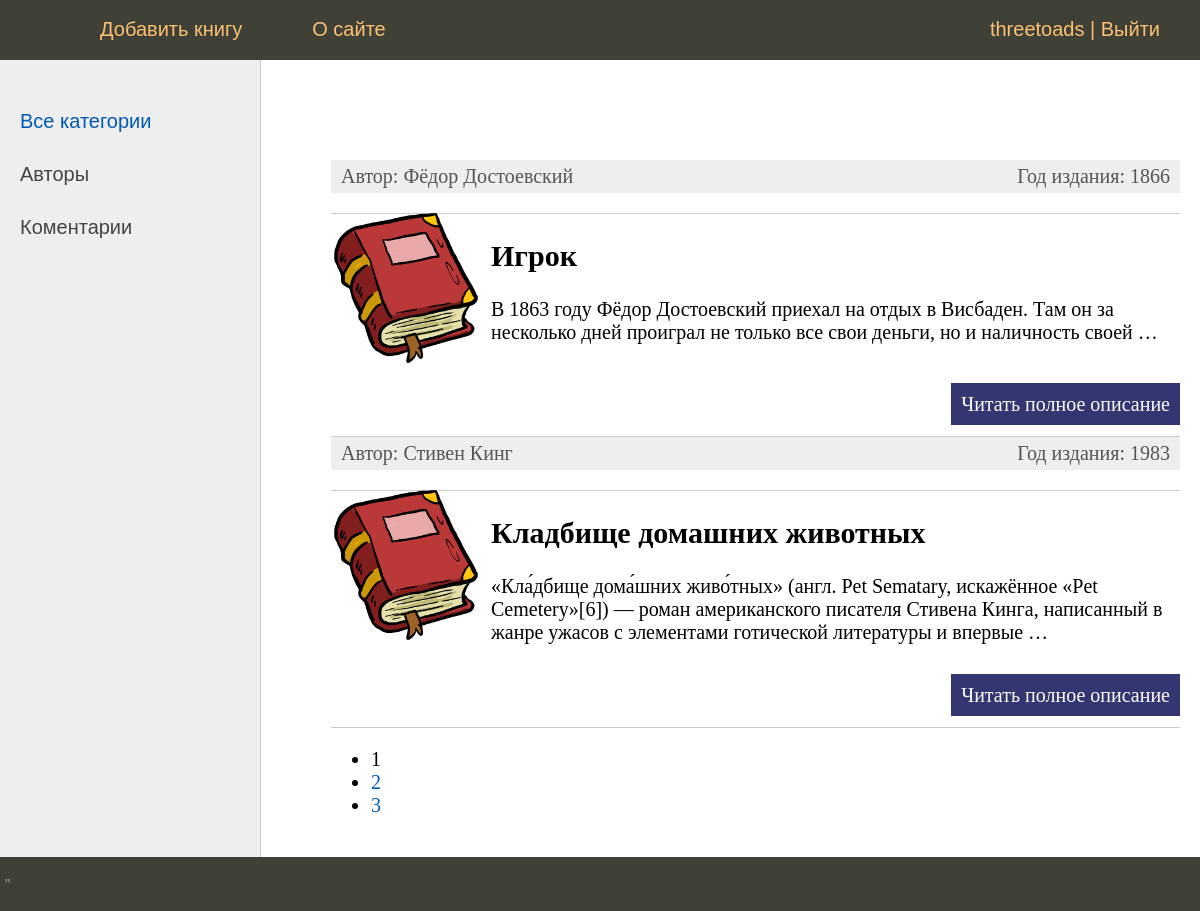
/catalog/ (signed in), run on the app's committed database.
### mainlibsite/models.py (models this page shows, shortened)
class Books(models.Model):
    name = models.CharField(max_length=200)
    author = models.ForeignKey(Author, on_delete=models.SET_NULL, null=True)
    slug = models.SlugField(max_length=255, unique=True, verbose_name='URL')
    year_publish = models.IntegerField(default=0)
    short_info = models.TextField(max_length=2000)
    image_book = models.ImageField(upload_to='media/images/')
    def get_absolute_url(self):
        return reverse('book', kwargs={'book_slug': self.slug})
    class Meta:
        verbose_name = 'Список книг'
        verbose_name_plural = 'Список книг'
        ordering = ['name', 'author']

class Author(models.Model):
    name_author = models.CharField(max_length=100)
    data_of_birth = models.DateField(null=True, blank=True)
    info_about_author = models.TextField(max_length=1000)
    slug = models.SlugField(max_length=255, unique=True, verbose_name='URL')
    def __str__(self):
        return self.name_author

### mainlibsite/views.py (the view)
# urls.py: path('', LibraryHome.as_view(), name='home'),
class LibraryHome(DataMixin, ListView):
    paginate_by = 2
    model = Books
    template_name = 'mainlibsite/index.html'
    context_object_name = 'books'
    def get_context_data(self, *, object_list=None, **kwargs):
        context = super().get_context_data(**kwargs)
        c_def = self.get_user_context(title='Главная страница')
        return dict(list(context.items()) + list(c_def.items()))

### mainlibsite/utils.py (called while the page is built)
    def get_user_context(self, **kwargs):
        context = kwargs
        user_menu = menu.copy()
        if not self.request.user.is_authenticated:
            user_menu.pop(0)
        context['menu'] = user_menu
        return context

### mainlibsite/templates/mainlibsite/index.html (shortened to what this page needs)
{% extends 'mainlibsite/base_generic.html' %}
{% block content %}
<ul class="list-articles">
    {% for p in books %}
    <li>
        <div class="article-panel">
            <p class="first">Автор: {{p.author}}</p>
            <p class="last">Год издания: {{p.year_publish}}</p>
        </div>
        {% if p.image_book %}
        <p><img class="img-article-left thumb" src="{{p.image_book.url}}"></p>
        {% endif %}
    <li><h2>{{p.name}}</h2>
        {% autoescape on %}
        {{p.short_info|linebreaks|truncatewords:25}}
        {% endautoescape %}
        <p class="link-read-post"><a href="{{ p.get_absolute_url }}">Читать полное описание</a></p>
    </li>
    {% endfor %}
</ul>
{% endblock %}

### mainlibsite/templates/mainlibsite/base_generic.html (shortened to what this page needs)
<!DOCTYPE html>
{% load static %}
<html>
<head>
    <link type="text/css" href="{% static 'mainlibsite/css/styles.css' %}" rel="stylesheet"/>
</head>
<body>
<table class="table-page" border=0 cellpadding="0" cellspacing="0">
    <tr>
        <td valign=top>
            {% block mainmenu %}
            <div class="header">
                <ul id="mainmenu" class="mainmenu">
                    <li class="logo"><a href="{% url 'home' %}">
                        <div class="logo"></div>
                    </a></li>
                    {% for m in menu %}
                    <li><a href="{% url m.url_name %}">{{m.title}}</a></li>
                    {% endfor %}
                    {% if request.user.is_authenticated %}
                    <li class="last">{{ user.username }} | <a href="{% url 'logout' %}">Выйти</a></li>
                    {% else %}
                    <li class="last"><a href="{% url 'register' %}">Регистрация</a> | <a
                            href="{% url 'login' %}">Войти</a></li>
                    {% endif %}
                </ul>
            </div>
            {% endblock mainmenu %}
            <table class="table-content" border=0 cellpadding="0" cellspacing="0">
                <tr>
                    <td valign="top" class="left-chapters">
                        <ul id="leftchapters">
                            <li class="selected">Все категории</li>
                            <li><a href="#">Авторы</a></li>
                            <li><a href="#">Коментарии</a></li>
                        </ul>
                    </td>
                    <td valign="top" class="content">
                        <div class="content-text">
                            {% block content %}
                            {% endblock %}
                            <nav class="list-pages">
                                <ul>
                                    {% for p in paginator.page_range %}
                                    {% if page_obj.number == p %}
                                    <li class="page-num page-num-selected">{{ p }}</li>
                                    {% else %}
                                    <li class="page-num">
                                        <a href="?page={{ p }}">{{ p }}</a>
                                    </li>
                                    {% endif %}
                                    {% endfor %}
                                </ul>
                            </nav>
                        </div>
                    </td>
                </tr>
            </table>
        </td>
    </tr>
    <tr>
        <td valign=top>
            <div id="footer">
                <p>''</p>
            </div>
        </td>
    </tr>
</table>
</body>
</html>

### mainlibsite/static/mainlibsite/css/styles.css (style rules this page uses)
html, body { font-family: 'Arial'; margin: 0; padding: 0; height: 100%; width: 100%; color: #444; }
a { color: #0059b2; text-decoration: none; }
img { max-width: 600px; height: auto; }
img.img-article-left { max-width: 300px; height: auto; float: left; padding: 0 10px 10px 0; }
img.img-article-left.thumb { max-width: 150px; height: auto; }
p.link-read-post { text-align: right; }
p.link-read-post a { padding: 10px; min-width: 100px; background: #333671; color: #fff; text-decoration: none; }
div.article-panel { background: #eee; padding: 5px 10px 5px 10px; box-sizing: border-box; overflow: hidden; color: #555; }
div.article-panel p.first { margin: 0; float: left; }
div.article-panel p.last { margin: 0; float: right; }
ul.list-articles { list-style: none; margin: 0; padding: 0; }
ul.list-articles li { border-bottom: 1px solid #ccc; }
.table-page { width: 100%; height: 100%; vertical-align: top; }
.table-page tr { height: 100%; }
.header { background: #3F4137; height: 60px; }
.logo { background: url('../images/logo.png') no-repeat 10px 5px; width: 70px; height: 60px; }
ul.mainmenu { list-style: none; margin: 0; padding: 0; height: 60px; color: #fdc073; font-size: 20px; overflow: hidden; }
ul.mainmenu li { float: left; margin: 18px 40px 0 30px; }
ul.mainmenu li.logo { margin: 0; }
ul.mainmenu li.last { float: right; }
ul.mainmenu li a { color: #fdc073; text-decoration: none; }
.table-content { width: 100%; min-height: 100%; height: 100%; }
.left-chapters { margin: 0; background: #eee; border-right: 1px solid #ccc; min-height: 100%; }
.left-chapters ul { width: 230px; min-height: 100%; margin: 0; padding: 20px 10px 10px 20px; list-style: none; font-size: 20px; }
.left-chapters ul li { margin: 30px 0 0 0; color: #999; }
.left-chapters ul li.selected { color: #0059b2; }
.left-chapters ul li a { color: #444; text-decoration: none; }
.content { padding: 40px 20px 20px 40px; width: 100%; box-sizing: border-box; }
.content-text { margin: 60px 0 0 30px; color: #000; font-size: 20px; font-family: Yandex Sans Display Light; }
#footer { box-sizing: border-box; background: #3F4137; padding: 5px; color: #aaa; font-size: 14px; font-family: Verdana, Geneva, Arial, Helvetica; text-align: left; overflow: hidden; }

### data on the page
Books: author "Фёдор Достоевский", year_publish "1866", image_book (picture), name "Игрок", short_info "В 1863 году Фёдор Достоевский приехал на отдых в Висбаден. Там он за несколько дней проиграл не только все свои деньги, но и наличность своей …"
Books: author "Стивен Кинг", year_publish "1983", image_book (picture), name "Кладбище домашних животных", short_info "«Кла́дбище дома́шних живо́тных» (англ. Pet Sematary, искажённое «Pet Cemetery»[6]) — роман американского писателя Стивена Кинга, написанный в жанре ужасов с элементами готической литературы и впервые …"

### other printed values
{{ m.title }} "Добавить книгу" "О сайте"
{{ user.username }} "threetoads"
{{ p }} "1"
{{ p }} "2" "3"
